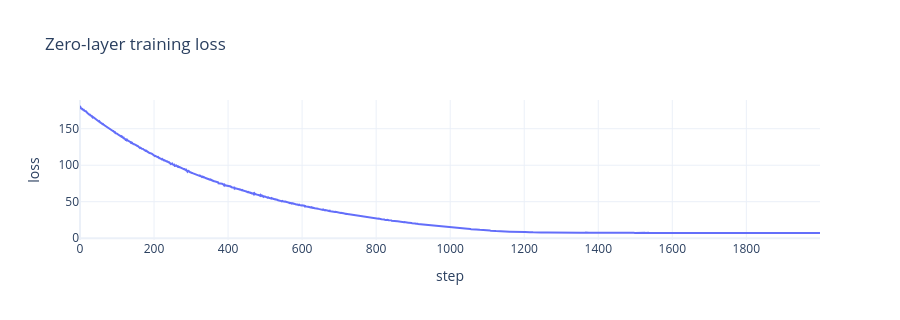

The code cell stored with this chart in its notebook:
### Markdown cell above
## Step 2 — a compact encoder and the zero-layer model

We tokenise with the pretrained **mGPT** tokenizer (Arabic-aware) but keep only the
subword ids that actually appear, remapped to a compact 0..K space — a 100k-row
embedding won't train on the iGPU, a few-thousand-row one will. Then we build the
**zero-layer model** and train it just enough to *reshape* `W_E`; we don't need a
strong language model, only a trained embedding table to probe.

### Code cell
# Step 2 — build the encoder, then train the zero-layer model.
if FORCE_SYNTHETIC:
    encode, d_vocab = probes.whitespace_encoder(sentences)
else:
    from transformers import AutoTokenizer
    mgpt = AutoTokenizer.from_pretrained("ai-forever/mGPT")
    encode, _ids, _id2str, d_vocab = tiny.make_compact_encoder(mgpt, sentences)
print("compact vocab size:", d_vocab)

stream = []
for s in sentences:
    stream += encode(s)
print("token-stream length:", len(stream))

cfg = probes.ZeroLayerConfig(vocab_size=d_vocab, d_model=D_MODEL, seq_len=64,
                             batch_size=64, max_steps=MAX_STEPS, device=DEVICE)
result = probes.train_zero_layer(cfg, stream, log_every=max(1, MAX_STEPS // 4))
print("final loss:", round(result["final_loss"], 3))

fig = go.Figure(go.Scatter(y=result["losses"], mode="lines"))
fig.update_layout(title="Zero-layer training loss", xaxis_title="step", yaxis_title="loss",
                  height=320, template="plotly_white")
fig.show()

### Figure 1 — Plotly figure (JSON) as saved in the notebook; plotly's stock layout.template omitted (floating-point values rounded to 4 significant figures; data arrays with more than 128 entries replaced by an {"elided": "..."} marker saying what was removed)
{"data": [{"mode": "lines", "type": "scatter", "y": {"elided": "2000 float values"}}], "layout": {"height": 320, "title": {"text": "Zero-layer training loss"}, "xaxis": {"title": {"text": "step"}}, "yaxis": {"title": {"text": "loss"}}}}
